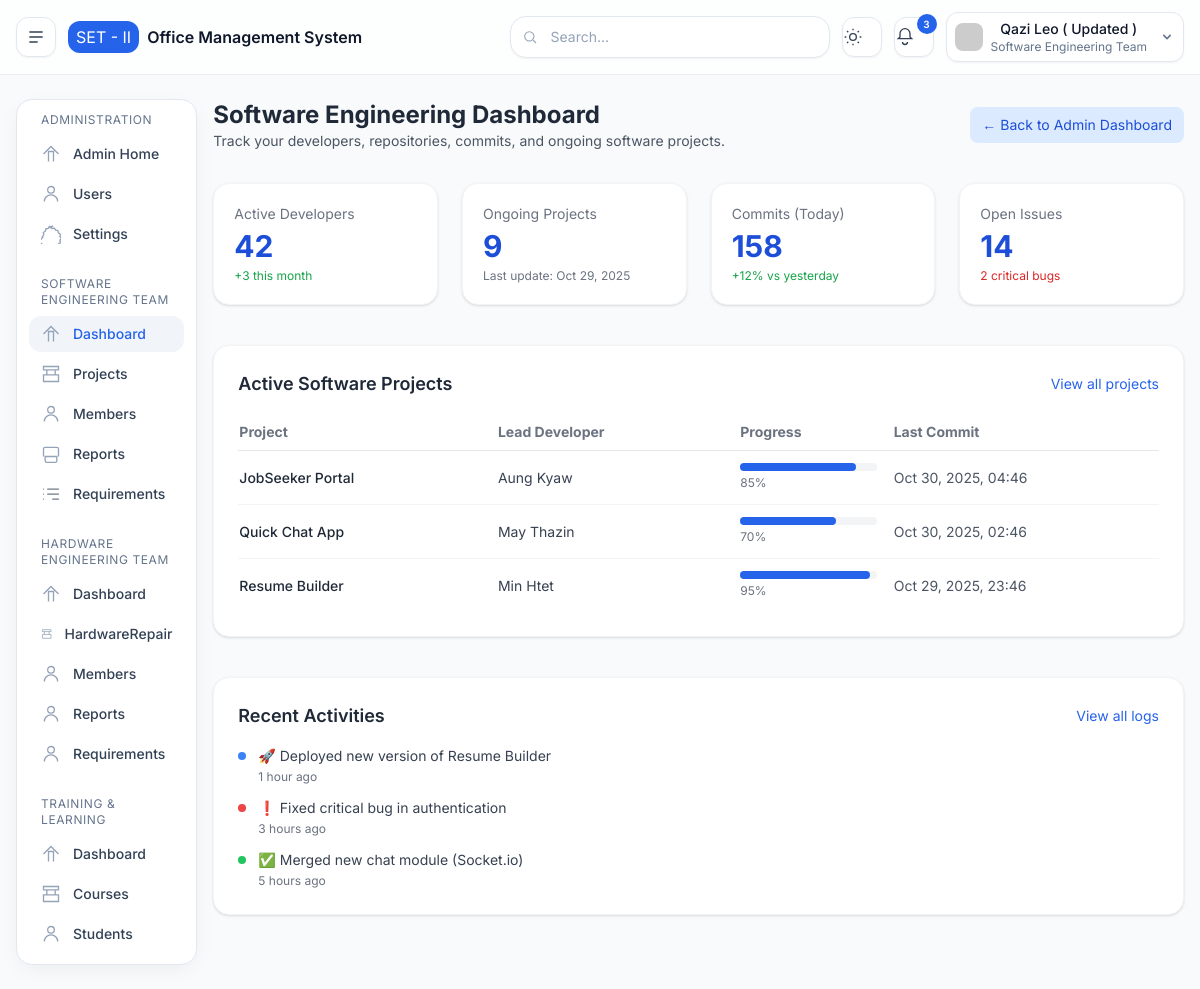
/set/ (signed in), run on the app's committed database.
### base/models.py (models this page shows, shortened)
class SystemSettings(models.Model):
    system_name = models.CharField(max_length=100, default="Engineering Management Dashboard")
    organization = models.CharField(max_length=100, default="Software Engineering Team II")
    email_notifications = models.BooleanField(default=True)
    system_warnings = models.BooleanField(default=True)
    weekly_reports = models.BooleanField(default=False)
    session_timeout = models.PositiveIntegerField(default=30)
    updated_at = models.DateTimeField(auto_now=True)

### accounts/models.py (models this page shows, shortened)
class CustomUser(AbstractBaseUser, PermissionsMixin):
    ROLE_CHOICES = [
        ("admin", "Administrator"),
        ("set", "Software Engineering Team"),
        ("het", "Hardware Engineering Team"),
        ("training", "Training & Learning"),
    ]
    id = models.UUIDField(primary_key=True, default=uuid.uuid4, editable=False)
    email = models.EmailField(unique=True)
    full_name = models.CharField(max_length=255)
    role = models.CharField(max_length=20, choices=ROLE_CHOICES, default="‌admin")
    is_active = models.BooleanField(default=True)
    is_staff = models.BooleanField(default=False)
    date_joined = models.DateTimeField(auto_now_add=True)
    groups = models.ManyToManyField(
        "auth.Group",
        related_name="customuser_set",
        blank=True,
        help_text="The groups this user belongs to.",
    )
    user_permissions = models.ManyToManyField(
        "auth.Permission",
        related_name="customuser_permissions",
        blank=True,
        help_text="Specific permissions for this user.",
    )
    USERNAME_FIELD = "email"
    REQUIRED_FIELDS = ["full_name"]
    objects = CustomUserManager()

### set/views.py (the view)
# urls.py: path('', views.dashboard, name='het.index'),
@role_required("set")
def index(request):
    context = {
        "active_menu": "set_index",
        "active_developers": 42,
        "new_devs_this_month": 3,
        "ongoing_projects": 9,
        "commits_today": 158,
        "commits_growth": 12,
        "open_issues": 14,
        "critical_bugs": 2,
        "last_project_update": timezone.now() - timedelta(days=1),
        "projects": [
            {"name": "JobSeeker Portal", "lead": "Aung Kyaw", "progress": 85, "last_commit": timezone.now()},
            {"name": "Quick Chat App", "lead": "May Thazin", "progress": 70, "last_commit": timezone.now() - timedelta(hours=2)},
            {"name": "Resume Builder", "lead": "Min Htet", "progress": 95, "last_commit": timezone.now() - timedelta(hours=5)},
        ],
        "recent_activities": [
            {"type": "commit", "message": "🚀 Deployed new version of Resume Builder", "timestamp": timezone.now() - timedelta(hours=1)},
            {"type": "issue", "message": "❗ Fixed critical bug in authentication", "timestamp": timezone.now() - timedelta(hours=3)},
            {"type": "merge", "message": "✅ Merged new chat module (Socket.io)", "timestamp": timezone.now() - timedelta(hours=5)},
        ]
    }
    return render(request, 'pages/set/index.html', context)

### templates/pages/set/index.html
{% extends 'layouts/main.html' %}
{% block content %}
<div class="flex justify-between items-center mb-8">
  <div>
    <h1 class="text-2xl font-bold text-gray-800 dark:text-gray-100">Software Engineering Dashboard</h1>
    <p class="text-gray-600 dark:text-gray-400 text-sm">
      Track your developers, repositories, commits, and ongoing software projects.
    </p>
  </div>
  <a href="{% url 'dashboard' %}"
     class="text-sm bg-blue-100 text-blue-700 dark:bg-blue-900/40 dark:text-blue-300 px-3 py-2 rounded-lg hover:bg-blue-200 dark:hover:bg-blue-800/70 transition">
    ← Back to Admin Dashboard
  </a>
</div>
<section class="grid grid-cols-1 sm:grid-cols-2 lg:grid-cols-4 gap-6 mb-10">
  <div class="bg-white dark:bg-gray-900 p-5 rounded-2xl shadow border border-gray-100 dark:border-gray-800 transition">
    <h3 class="text-sm text-gray-500 dark:text-gray-400">Active Developers</h3>
    <div class="text-3xl font-bold text-blue-700 dark:text-blue-400 mt-1">{{ active_developers }}</div>
    <p class="text-xs text-green-600 dark:text-green-400 mt-1">+{{ new_devs_this_month }} this month</p>
  </div>
  <div class="bg-white dark:bg-gray-900 p-5 rounded-2xl shadow border border-gray-100 dark:border-gray-800 transition">
    <h3 class="text-sm text-gray-500 dark:text-gray-400">Ongoing Projects</h3>
    <div class="text-3xl font-bold text-blue-700 dark:text-blue-400 mt-1">{{ ongoing_projects }}</div>
    <p class="text-xs text-gray-500 dark:text-gray-400 mt-1">
      Last update: {{ last_project_update|date:"M j, Y" }}
    </p>
  </div>
  <div class="bg-white dark:bg-gray-900 p-5 rounded-2xl shadow border border-gray-100 dark:border-gray-800 transition">
    <h3 class="text-sm text-gray-500 dark:text-gray-400">Commits (Today)</h3>
    <div class="text-3xl font-bold text-blue-700 dark:text-blue-400 mt-1">{{ commits_today }}</div>
    <p class="text-xs text-green-600 dark:text-green-400 mt-1">+{{ commits_growth }}% vs yesterday</p>
  </div>
  <div class="bg-white dark:bg-gray-900 p-5 rounded-2xl shadow border border-gray-100 dark:border-gray-800 transition">
    <h3 class="text-sm text-gray-500 dark:text-gray-400">Open Issues</h3>
    <div class="text-3xl font-bold text-blue-700 dark:text-blue-400 mt-1">{{ open_issues }}</div>
    <p class="text-xs text-red-600 dark:text-red-400 mt-1">{{ critical_bugs }} critical bugs</p>
  </div>
</section>
<section class="bg-white dark:bg-gray-900 rounded-2xl shadow border border-gray-100 dark:border-gray-800 p-6 mb-10 transition">
  <div class="flex justify-between items-center mb-4">
    <h2 class="text-lg font-semibold text-gray-800 dark:text-gray-100">Active Software Projects</h2>
    <a href="#" class="text-sm text-blue-600 dark:text-blue-400 hover:underline">View all projects</a>
  </div>
  <div class="overflow-x-auto">
    <table class="min-w-full text-sm">
      <thead class="border-b border-gray-200 dark:border-gray-700 text-gray-500 dark:text-gray-400">
        <tr>
          <th class="py-2 pr-4 text-left">Project</th>
          <th class="py-2 pr-4 text-left">Lead Developer</th>
          <th class="py-2 pr-4 text-left">Progress</th>
          <th class="py-2 text-left">Last Commit</th>
        </tr>
      </thead>
      <tbody class="divide-y divide-gray-100 dark:divide-gray-800">
        {% for project in projects %}
        <tr class="hover:bg-gray-50 dark:hover:bg-gray-800/50 transition">
          <td class="py-3 pr-4 font-medium text-gray-800 dark:text-gray-200">{{ project.name }}</td>
          <td class="py-3 pr-4 text-gray-700 dark:text-gray-300">{{ project.lead }}</td>
          <td class="py-3 pr-4">
            <div class="w-full bg-gray-100 dark:bg-gray-800 rounded-full h-2">
              <div class="bg-blue-600 dark:bg-blue-500 h-2 rounded-full" style="width: {{ project.progress }}%"></div>
            </div>
            <span class="text-xs text-gray-500 dark:text-gray-400 mt-1 inline-block">{{ project.progress }}%</span>
          </td>
          <td class="py-3 text-gray-600 dark:text-gray-400">{{ project.last_commit|date:"M j, Y, H:i" }}</td>
        </tr>
        {% empty %}
        <tr>
          <td colspan="4" class="text-center py-4 text-gray-500 dark:text-gray-400">No active projects found.</td>
        </tr>
        {% endfor %}
      </tbody>
    </table>
  </div>
</section>
<section class="bg-white dark:bg-gray-900 rounded-2xl shadow border border-gray-100 dark:border-gray-800 p-6 transition">
  <div class="flex justify-between items-center mb-4">
    <h2 class="text-lg font-semibold text-gray-800 dark:text-gray-100">Recent Activities</h2>
    <a href="#" class="text-sm text-blue-600 dark:text-blue-400 hover:underline">View all logs</a>
  </div>
  <ul class="space-y-3 text-sm">
    {% for activity in recent_activities %}
    <li class="flex items-start gap-3">
      <span class="h-2 w-2 mt-1.5 rounded-full
        {% if activity.type == 'commit' %}bg-blue-500{% elif activity.type == 'issue' %}bg-red-500{% else %}bg-green-500{% endif %}">
      </span>
      <div>
        <p class="text-gray-700 dark:text-gray-300">{{ activity.message }}</p>
        <span class="text-xs text-gray-500 dark:text-gray-400">{{ activity.timestamp|timesince }} ago</span>
      </div>
    </li>
    {% empty %}
    <li class="text-gray-500 dark:text-gray-400 text-sm">No recent activities found.</li>
    {% endfor %}
  </ul>
</section>
{% endblock %}

### templates/layouts/partials/header.html (shortened to what this page needs)
<header
      class="sticky top-0 z-40 border-b border-slate-200/70 bg-white/75 backdrop-blur dark:border-slate-800 dark:bg-slate-900/75">
      <div class="mx-auto flex max-w-12xl items-center gap-3 px-4 py-3">
        <button id="btnSidebar"
          class="inline-flex h-10 w-10 items-center justify-center rounded-xl border border-slate-200 bg-white text-slate-700 shadow-sm hover:bg-slate-50 dark:border-slate-800 dark:bg-slate-900 dark:text-slate-200"
          aria-label="Toggle sidebar">
          <svg xmlns="http://www.w3.org/2000/svg" class="h-5 w-5" viewBox="0 0 24 24" fill="none" stroke="currentColor"
            stroke-width="1.8">
            <path d="M4 6h16M4 12h16M4 18h10" />
          </svg>
        </button>
        <div class="flex items-center gap-2">
          <span class="h-8 w-auto px-2 rounded-xl bg-brand-600 justify-center items-center text-white flex">{{organization|default:"SET - II"}}</span>
          <span class="font-semibold">{{system_name|default:"Office Management System"}}</span>
        </div>
        <div class="ml-auto flex items-center gap-2 sm:gap-3">
          <div class="relative hidden md:block">
            <input type="text" placeholder="Search..."
              class="w-[320px] rounded-2xl border border-slate-200 bg-white px-4 py-2.5 pl-10 text-sm shadow-sm outline-none placeholder:text-slate-400 focus:ring-2 focus:ring-brand-500/30 dark:border-slate-800 dark:bg-slate-900" />
            <svg class="absolute left-3 top-1/2 -translate-y-1/2 h-4 w-4 text-slate-400" viewBox="0 0 24 24" fill="none"
              stroke="currentColor" stroke-width="1.6">
              <circle cx="11" cy="11" r="7" />
              <path d="M21 21l-4.3-4.3" />
            </svg>
          </div>
          <button id="btnTheme"
            class="h-10 w-10 rounded-xl border border-slate-200 bg-white text-slate-700 shadow-sm hover:bg-slate-50 dark:border-slate-800 dark:bg-slate-900 dark:text-slate-200"
            aria-label="Toggle theme">
            <svg class="theme-sun h-5 w-5 block dark:hidden" viewBox="0 0 24 24" fill="none" stroke="currentColor"
              stroke-width="1.6">
              <circle cx="12" cy="12" r="4" />
              <path
                d="M12 2v2m0 16v2M2 12h2m16 0h2M4.9 4.9l1.4 1.4m11.3 11.4l1.4 1.4M4.9 19.1l1.4-1.4m11.3-11.4l1.4-1.4" />
            </svg>
          </button>
          <button
            class="relative h-10 w-10 rounded-xl border border-slate-200 bg-white text-slate-700 shadow-sm hover:bg-slate-50 dark:border-slate-800 dark:bg-slate-900 dark:text-slate-200"
            aria-label="Notifications">
            <svg class="h-5 w-5" viewBox="0 0 24 24" fill="none" stroke="currentColor" stroke-width="1.6">
              <path d="M6 8a6 6 0 1 1 12 0v4l2 2H4l2-2V8" />
              <path d="M9 18a3 3 0 0 0 6 0" />
            </svg>
            <span
              class="absolute -right-1 -top-1 inline-flex h-5 min-w-[20px] items-center justify-center rounded-full bg-brand-600 px-1.5 text-[10px] font-semibold text-white">3</span>
          </button>
          <div class="relative">
            <button id="profileDropdownBtn" class="flex items-center gap-2 rounded-xl border border-slate-200 bg-white px-2 py-1.5 shadow-sm md:flex dark:border-slate-800 dark:bg-slate-900">
              <img class="h-7 w-7 rounded-lg" src="https://i.pravatar.cc/48?img=13" alt="avatar" />
              <div class="leading-tight">
                <p class="text-sm font-medium">{{request.user.full_name}}</p>
                <p class="text-xs text-slate-500 dark:text-slate-400">{{request.user.get_role_display}}</p>
              </div>
              <svg xmlns="http://www.w3.org/2000/svg" class="h-4 w-4 ml-1 text-slate-500" viewBox="0 0 20 20" fill="currentColor">
                <path fill-rule="evenodd" d="M5.293 7.293a1 1 0 011.414 0L10 10.586l3.293-3.293a1 1 0 111.414 1.414l-4 4a1 1 0 01-1.414 0l-4-4a1 1 0 010-1.414z" clip-rule="evenodd" />
              </svg>
            </button>
          </div>
        </div>
      </div>
    </header>

### templates/layouts/main.html (style rules this page uses)
body { font-family: 'Inter', sans-serif; }

### data on the page
SystemSettings: organization "SET - II", system_name "Office Management System", updated_at "Oct 29, 2025"
CustomUser: user.full_name "Qazi Leo ( Updated )", user.role "Software Engineering Team"

### other printed values
{{ active_developers }} "42"
{{ new_devs_this_month }} "3"
{{ ongoing_projects }} "9"
{{ commits_today }} "158"
{{ commits_growth }} "12"
{{ open_issues }} "14"
{{ critical_bugs }} "2"
{{ project.name }} "JobSeeker Portal" "Quick Chat App" "Resume Builder"
{{ project.lead }} "Aung Kyaw" "May Thazin" "Min Htet"
{{ project.progress }} "85" "70" "95"
{{ project.last_commit|date:"M j, Y, H:i" }} "Oct 30, 2025, 04:46" "Oct 30, 2025, 02:46" "Oct 29, 2025, 23:46"
{{ activity.message }} "🚀 Deployed new version of Resume Builder" "❗ Fixed critical bug in authentication" "✅ Merged new chat module (Socket.io)"
{{ activity.timestamp|timesince }} "1 hour" "3 hours" "5 hours"
